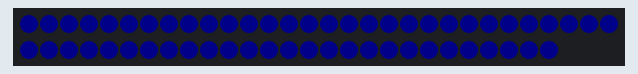
Bench run of a sketch on a simulated Arduino Uno, built with avr-gcc and run on an emulated ATmega328P. On the bench: 57 RGB LEDs in strip order, left to right, continuing on the next row. Dim RGB values are drawn brighter than linear.

Above: at 0.1 s.
At 19.1 s:
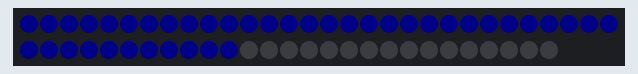
At 38.1 s:
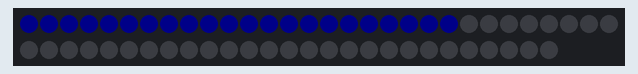

The sketch:

led_strip.ino
```cpp
#include <Adafruit_NeoPixel.h>

#define RLED          4	// input pin Neopixel is attached to
#define NUMPIXELS    57 // number of neopixels in Ring

Adafruit_NeoPixel pixels = Adafruit_NeoPixel(NUMPIXELS, RLED, NEO_GRB + NEO_KHZ800);
uint32_t RED = pixels.Color(30, 0, 0);
uint32_t GREEN = pixels.Color(0, 10, 0);
uint32_t BLUE = pixels.Color(0, 0, 10);
uint32_t BLACK = pixels.Color(0, 0, 0);

void setup() {
  Serial.begin(9600);
  //while(!Serial);
  pinMode(RLED, OUTPUT);
  pixels.begin();
  for(int i=0; i < NUMPIXELS; i++){
    pixels.setPixelColor(i, BLUE);
  }
  pixels.show();
}

int countdown = 60;
void loop() {
  if (countdown < 0) {
    countdown = 60;
    for(int i=0; i < NUMPIXELS; i++){
      pixels.setPixelColor(i, BLUE);
    }
    pixels.show();
  }

  pixels.setPixelColor(countdown, BLACK);
  pixels.show();
  delay(1000);
  countdown--;
}
```
